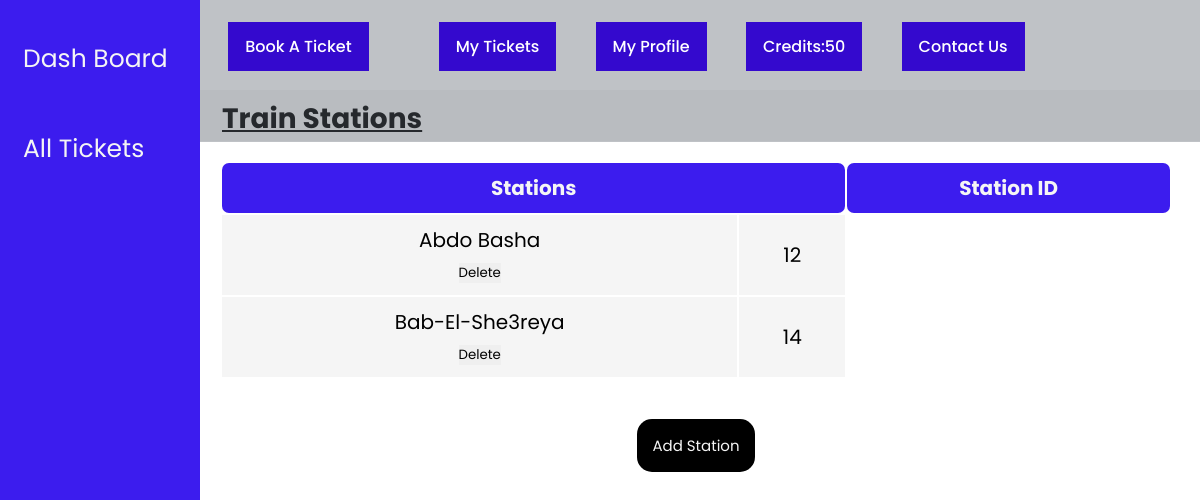
Screenshot of /train-stations.php (signed in) with the database file from the repository.
### tables this page shows
CREATE TABLE `users` (
  `id` int(10) NOT NULL,
  `user_name` varchar(200) NOT NULL,
  `user_email` varchar(200) NOT NULL,
  `user_password` varchar(200) NOT NULL,
  `user_phone` int(12) NOT NULL,
  `user_type` varchar(10) NOT NULL,
  `profile_picture` varchar(255) NOT NULL DEFAULT 'default-pp.jpg',
  `hasTicket` int(1) NOT NULL,
  `user_balance` int(255) NOT NULL
);

CREATE TABLE `stations` (
  `stations` varchar(200) NOT NULL,
  `station_id` int(255) NOT NULL
);

### train-stations.php (the view, shortened to what this page needs)
<!DOCTYPE html>
<html lang="en">
<?php session_start();
  require_once './database/dbConnection.php';
    ?>
<head>
    <link rel="stylesheet" href="CSS/admin-panel.css">
</head>
<?php
    include 'navbar.php';?>
<body>
    <div class="sidenav">
        <a href="admin-panel.php">Dash Board</a>
        <a href="all-tickets.php">All Tickets</a>
    </div>
    <div class="body2">
        <div class="title">
            <p> <b>Train Stations</b></p>
        </div>
        <div class="users-table">
            <table>
                <thead>
                    <tr>
                        <th colspan="2">Stations</th>
                        <th colspan="2">Station ID</th>
                    </tr>
                </thead>
                <?php
                         $sql = 'SELECT * FROM stations ';
                         $result= mysqli_query($conn,$sql);
                         while ($row= mysqli_fetch_assoc($result)){
                         ?>
                                         <tbody>
                                             <tr class="grey-tr">
                                                 <td><?php echo $row['stations']; ?>
                                                <form action = 'deleteStation.php?action=remove&id=<?php echo $row['station_id'];?>' method = 'POST'>
                                                    <input type = 'submit' name = 'delete' value = 'delete' ></td>
                                                 <td><?php echo $row['station_id'];?>
                                             </tr>
                                         </tbody>
                                         <?php
                         }
                         ?>
                                     </table>
                                 </div>
        <div class="centering">
        <div class="button-to-add-station">
            <button id="add-station-button" onclick="openForm()">Add Station</button>
        </div>
    </div>
    </div>
</body>
</html>

### navbar.php (shortened to what this page needs)
<?php
require_once './database/dbConnection.php';
?>
<html>
<head>
  <link rel="stylesheet" href="css/navbar.css" />
  <link rel="stylesheet" href="css/index.css" />
</head>
  <nav>
    <ul id="menu">
      <?php
      if (isset($_SESSION['user_id'])):
        $id=$_SESSION['user_id'];
        $sql="SELECT user_balance FROM users where id ='$id'";
        $result=mysqli_query($conn,$sql);
        $row=mysqli_fetch_array($result)
    ?>
      <li> <a href="index.php">Home</li></a>
      <li><a href="book-a-ticket.php">Book A Ticket</a><li>
        <li> <a href="train-ticket.php">My Tickets</li></a>
        <li> <a href="profile.php">My Profile</li></a>
        <li><a href="index.php">Credits:<?php echo $row[0] ?></li></a>
        <li><a href="cu.php">Contact us</a></li>
      <li> <a href="logout.php">Logout</li></a>
      <?php endif;?>
    </ul>
  </nav>
</html>

### css/admin-panel.css (style rules this page uses)
body { font-family: 'Poppins', sans-serif; }
.sidenav { height: 100%; width: 200px; position: fixed; z-index: 1; top: 0; left: 0px; background-color: rgb(60, 28, 238); overflow-x: hidden; padding-top: 34px; }
.sidenav a { padding: 6px 6px 6px 23px; text-decoration: none; margin-bottom: 40px; font-size: 25px; color: whitesmoke; display: block; }
.body2 { margin-left: 192px; }
.title { margin-top: 90px; font-size: 28px; text-decoration: underline; text-underline-offset: 2px; background-color: whitesmoke; padding: 8px 30px 1px; }
.users-table { text-align: center; margin: 20px 28px; font-size: 20px; }
table { width: 100%; }
th { color: whitesmoke; background-color: rgb(60, 28, 238); border: 0px #111 solid; border-radius: 7px; }
th, td { padding: 10px; }
.grey-tr { background-color: rgb(245, 245, 245); border: 4px rgb(60, 28, 238) solid; }
.button-to-add-station, .button-to-delete-station { text-align: center; display: inline-block; }
#add-station-button { margin-top: 20px; border-radius: 15px; color: whitesmoke; background-color: black; border: 0px black solid; border-color: unset; font-size: 15px; padding: 15px; }
.centering { text-align: center; }

### css/navbar.css (style rules this page uses)
* { font-family: 'Poppins', sans-serif; margin: 0; padding: 0; outline: none; border: none; text-decoration: none; text-transform: capitalize; transition: .2s linear; }
nav { display: flex; justify-content: space-between; align-items: center; padding: 22px 6%; position: absolute; top: 0; left: 0; width: 100%; z-index: 1; background-color: rgba(95, 103, 113, 0.4); }
nav ul li:last-child { padding: 0; }
nav ul li a { display: block; }
nav ul li { display: inline-block; margin-left: 35px; color: white; text-transform: uppercase; font-weight: 500; transition: 0.3s; cursor: pointer; }
nav ul li a { color: white; text-decoration: none; background-color: var(--main-text-color); padding: 12px 17px; transition: 0.3s; }

### css/index.css (style rules this page uses)
:root { --main-text-color: #3409ce; }
* { font-family: "Poppins", sans-serif; margin: 0; padding: 0; box-sizing: border-box; list-style: none; }

### rows the page displays
users: user_balance "50"
stations: stations "Abdo Basha", station_id "12"
stations: stations "Bab-El-She3reya", station_id "14"
